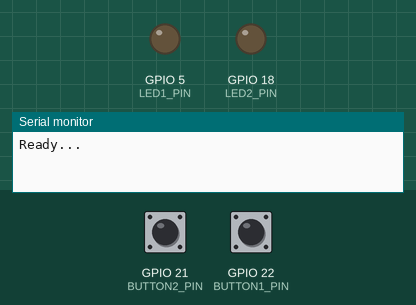
Recording of a program running on a simulated ESP32. On the bench: output pins drawn as LEDs (lit = HIGH), the last lines printed to the serial monitor. Dashed ring = blinking. The test bench sets the inputs (shaded band); at power-on: GPIO 21 (BUTTON2_PIN) HIGH, GPIO 22 (BUTTON1_PIN) HIGH.

Above: at 1.2 s.
1.3 s: GPIO 21 (BUTTON2_PIN) pulled LOW for 1 s
At 2.25 s:
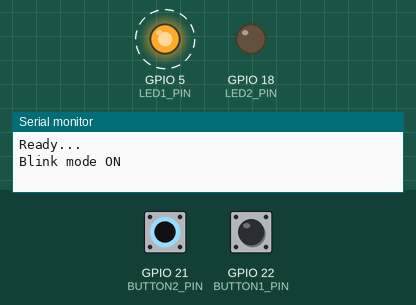
4.8 s: GPIO 22 (BUTTON1_PIN) pulled LOW for 0.15 s
6.9 s: GPIO 21 (BUTTON2_PIN) pulled LOW for 0.15 s
At 8.7 s:
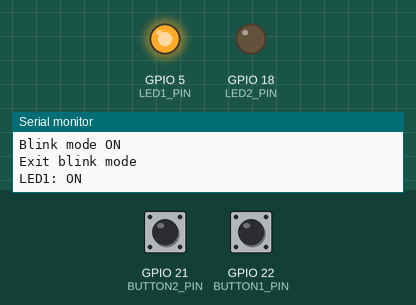
9.0 s: GPIO 21 (BUTTON2_PIN) pulled LOW for 3.2 s
At 10.15 s:
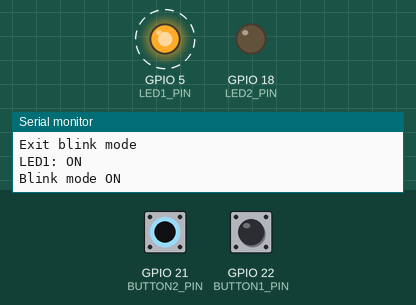
13.7 s: GPIO 21 (BUTTON2_PIN) pulsed LOW 5 times (0.12 s each, 0.3 s apart)
At 14.35 s:
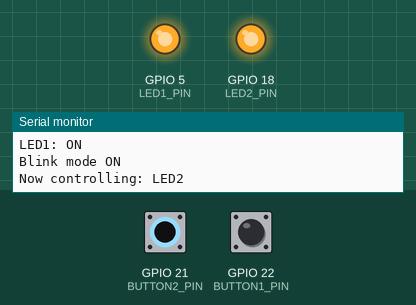
16.7 s: GPIO 22 (BUTTON1_PIN) pulled LOW for 1 s
At 17.65 s:
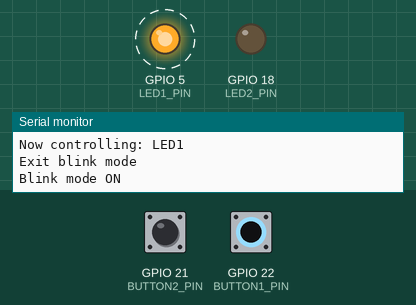
Timing chart, 0 to 21.0 s (numbered marks = the images above; inputs shaded):
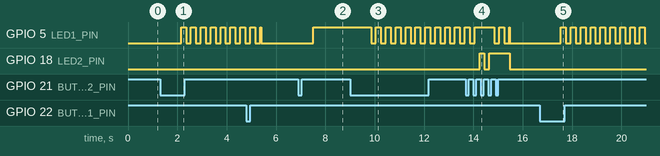

The program:

main.cpp
```cpp
#include <Arduino.h>
#include <OneButton.h>

#define BUTTON1_PIN 22
#define BUTTON2_PIN 21
#define LED1_PIN 5
#define LED2_PIN 18

OneButton button1(BUTTON1_PIN, true);
OneButton button2(BUTTON2_PIN, true);

bool led1State = false;
bool led2State = false;
bool blinkMode = false;
bool controlLED1 = true;
unsigned long previousMillis = 0;
const long blinkInterval = 200;

void handleSingleClick();
void handleDoubleClick();
void handleLongPressStart();

void setup() {
  pinMode(LED1_PIN, OUTPUT);
  pinMode(LED2_PIN, OUTPUT);
  digitalWrite(LED1_PIN, LOW);
  digitalWrite(LED2_PIN, LOW);

  button1.attachClick(handleSingleClick);
  button1.attachDoubleClick(handleDoubleClick);
  button1.attachLongPressStart(handleLongPressStart);

  button2.attachClick(handleSingleClick);
  button2.attachDoubleClick(handleDoubleClick);
  button2.attachLongPressStart(handleLongPressStart);

  Serial.begin(115200);
  Serial.println("Ready...");
}

void loop() {
  button1.tick();
  button2.tick();

  if (blinkMode) {
    unsigned long currentMillis = millis();
    if (currentMillis - previousMillis >= blinkInterval) {
      previousMillis = currentMillis;

      if (controlLED1) {
        led1State = !led1State;
        digitalWrite(LED1_PIN, led1State);
      } else {
        led2State = !led2State;
        digitalWrite(LED2_PIN, led2State);
      }
    }
  }
}

void handleSingleClick() {
  if (blinkMode) {
    blinkMode = false;

    digitalWrite(LED1_PIN, LOW);
    digitalWrite(LED2_PIN, LOW);
    led1State = false;
    led2State = false;
    Serial.println("Exit blink mode");
  } else {
    if (controlLED1) {
      led1State = !led1State;
      digitalWrite(LED1_PIN, led1State);
      Serial.print("LED1: ");
      Serial.println(led1State ? "ON" : "OFF");
    } else {
      led2State = !led2State;
      digitalWrite(LED2_PIN, led2State);
      Serial.print("LED2: ");
      Serial.println(led2State ? "ON" : "OFF");
    }
  }
}

void handleDoubleClick() {
  controlLED1 = !controlLED1;
  Serial.print("Now controlling: ");
  Serial.println(controlLED1 ? "LED1" : "LED2");
}

void handleLongPressStart() {
  blinkMode = true;
  Serial.println("Blink mode ON");
}
```

Measured:
- after the input at 1.3 s, GPIO 5 (LED1_PIN): alternates HIGH for 0.20 s and LOW for 0.20 s, starting after 0.85 s
- after the input at 6.9 s, GPIO 5 (LED1_PIN): LOW → HIGH after 0.60 s
- after the input at 9.0 s, GPIO 5 (LED1_PIN): alternates HIGH for 0.20 s and LOW for 0.20 s, starting after 0.85 s
- after the input at 13.7 s, GPIO 18 (LED2_PIN): LOW → HIGH after 0.55 s, → LOW 0.20 s later, → HIGH 0.20 s later, → LOW 0.82 s later
- after the input at 16.7 s, GPIO 5 (LED1_PIN): alternates HIGH for 0.20 s and LOW for 0.20 s, starting after 0.85 s
